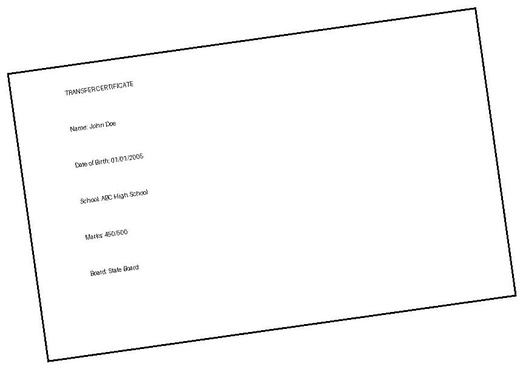
#> input picture ocr_module/sample_docs/tilted_test.jpg, 523 x 369 px, shrunk from 862 x 608 before the run, found by its file name
$ python preprocess.py
#> lines starting #> are read from the running program, lines starting #| are printed output that depends on the picture
#> in preprocess_document, img is the input picture: shape (369, 523, 3); min 0, max 255, mean 250.4
import cv2
import numpy as np
from pdf2image import convert_from_path
import os

def pdf_to_images(pdf_path, output_folder="temp_images"):
    """Convert each PDF page into a PNG image."""
    os.makedirs(output_folder, exist_ok=True)
    pages = convert_from_path(pdf_path, dpi=300)
    image_paths = []
    for i, page in enumerate(pages):
        path = os.path.join(output_folder, f"page_{i}.png")
        page.save(path, "PNG")
        image_paths.append(path)
    return image_paths

def deskew(image):
    """Fix tilted scans."""
    gray = cv2.cvtColor(image, cv2.COLOR_BGR2GRAY)
    gray = cv2.bitwise_not(gray)
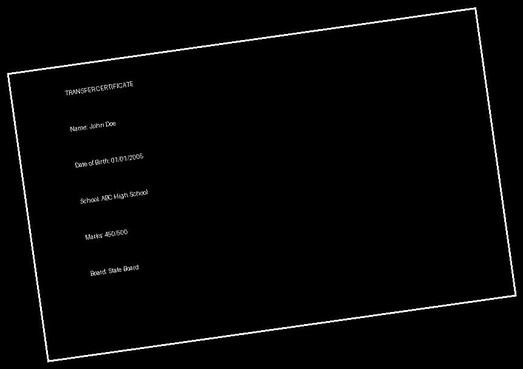
#> gray: shape (369, 523); min 0, max 255, mean 4.6
    coords = np.column_stack(np.where(gray > 0))
#> coords = 17714 pairs, first value 0 to 367, second value 0 to 519
    angle = cv2.minAreaRect(coords)[-1]
#> angle = -81.89
    if angle < -45:
        angle = -(90 + angle)
#> angle = -8.11
    else:
        angle = -angle
    (h, w) = image.shape[:2]
#> h = 369; w = 523
    center = (w // 2, h // 2)
#> center = (261, 184)
    M = cv2.getRotationMatrix2D(center, angle, 1.0)
#> M = [[0.99, -0.141, 28.56], [0.141, 0.99, -34.97]]
    rotated = cv2.warpAffine(image, M, (w, h), flags=cv2.INTER_CUBIC, borderMode=cv2.BORDER_REPLICATE)
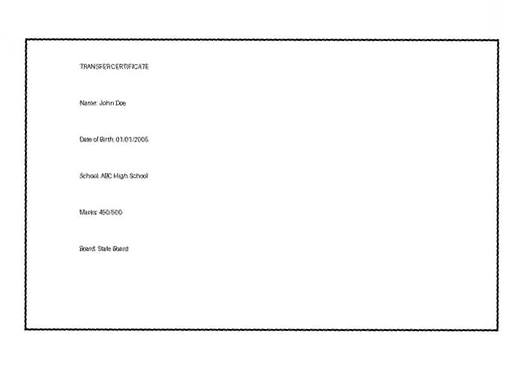
#> rotated: shape (369, 523, 3); min 0, max 255, mean 250.4
    return rotated

def denoise_and_normalize(image):
    """Clean up noise and normalize contrast, gently."""
    gray = cv2.cvtColor(image, cv2.COLOR_BGR2GRAY)
    denoised = cv2.fastNlMeansDenoising(gray, h=10)
    clahe = cv2.createCLAHE(clipLimit=2.0, tileGridSize=(8, 8))
    enhanced = clahe.apply(denoised)
    return enhanced
def preprocess_document(input_path):
    """Main entry point: takes a PDF or image path, returns cleaned image(s)."""
    if input_path.lower().endswith(".pdf"):
        image_paths = pdf_to_images(input_path)
    else:
        image_paths = [input_path]

    cleaned_images = []
    for path in image_paths:
        img = cv2.imread(path)
        img = deskew(img)
        cleaned = denoise_and_normalize(img)
        cleaned_images.append(cleaned)
    return cleaned_images

import sys

if __name__ == "__main__":
    if len(sys.argv) > 1:
        test_file = sys.argv[1]
    else:
        test_file = "sample_docs/tilted_test.jpg"

    # Get just the filename without extension, e.g. "my_test_image"
    base_name = os.path.splitext(os.path.basename(test_file))[0]

    # Save results into their own output folder
    os.makedirs("outputs", exist_ok=True)

    results = preprocess_document(test_file)
#> results = 1 item
    for i, img in enumerate(results):
        output_path = f"outputs/{base_name}_page_{i}.png"
        cv2.imwrite(output_path, img)
        print(f"Saved: {output_path}")
#> this loop made 1 pass
#> output_path on pass 1: 'outputs/tilted_test_page_0.png'
#| Saved: outputs/tilted_test_page_0.png

    print(f"Processed {len(results)} page(s).")
#| Processed 1 page(s).
